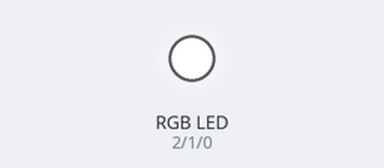
The sketch below on a simulated Arduino Uno, built with avr-gcc and run on an emulated ATmega328P. On the bench: an RGB LED mixed from three pins (HIGH = lit).

Above: at 0.6 s.
At 3.1 s:
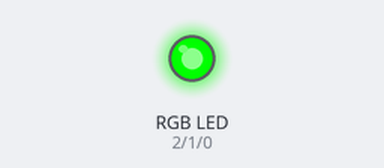
At 5.3 s:
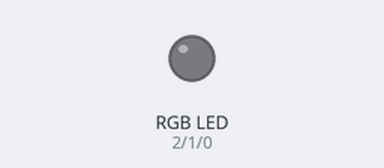
At 6.8 s:
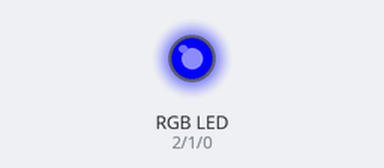
At 8.2 s:
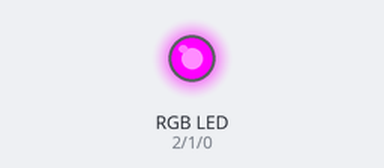
At 12.0 s:
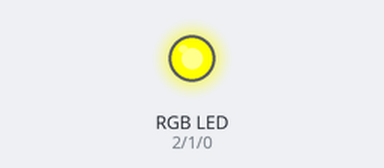
Timing chart, 0 to 13.3 s (numbered marks = the images above):
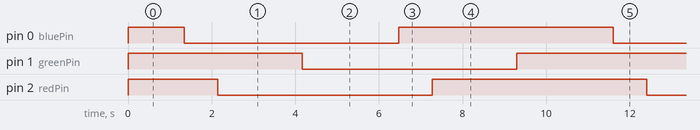

The sketch:

cycle.ino.ino
```cpp
/*
Adafruit Arduino - Lesson 3. RGB LED
*/

int redPin = 2;
int greenPin = 1;
int bluePin = 0;

//uncomment this line if using a Common Anode LED
#define COMMON_ANODE

void setup()
{
  pinMode(redPin, OUTPUT);
  pinMode(greenPin, OUTPUT);
  pinMode(bluePin, OUTPUT);
}

int redValue = 20;
int redDirection = 1;

int greenValue = 80;
int greenDirection = 0;

int blueValue = 60;
int blueDirection = 1;

int minValue = 0;
int maxValue = 255;

void loop()
{
  if (redDirection == 1) { redValue++; } else { redValue--; }
  if (redValue > maxValue) { redValue = maxValue; redDirection = 0; }
  if (redValue < minValue) { redValue = minValue; redDirection = 1; }

  if (greenDirection == 1) { greenValue++; } else { greenValue--; }
  if (greenValue > maxValue) { greenValue = maxValue; greenDirection = 0; }
  if (greenValue < minValue) { greenValue = minValue; greenDirection = 1; }

  if (blueDirection == 1) { blueValue++; } else { blueValue--; }
  if (blueValue > maxValue) { blueValue = maxValue; blueDirection = 0; }
  if (blueValue < minValue) { blueValue = minValue; blueDirection = 1; }

  setColor(redValue, greenValue, blueValue);

  delay(20);
}

void setColor(int red, int green, int blue)
{
  #ifdef COMMON_ANODE
    red = 255 - red;
    green = 255 - green;
    blue = 255 - blue;
  #endif
  analogWrite(redPin, red);
  analogWrite(greenPin, green);
  analogWrite(bluePin, blue);
}
```

Measured:
- by itself, pin 0 (bluePin), pin 1 (greenPin), pin 2 (redPin): repeats every 10.3 s: LOW 5.1 s, HIGH 5.1 s
- by itself, everything shown: repeats every 10.3 s, in 6 steps
